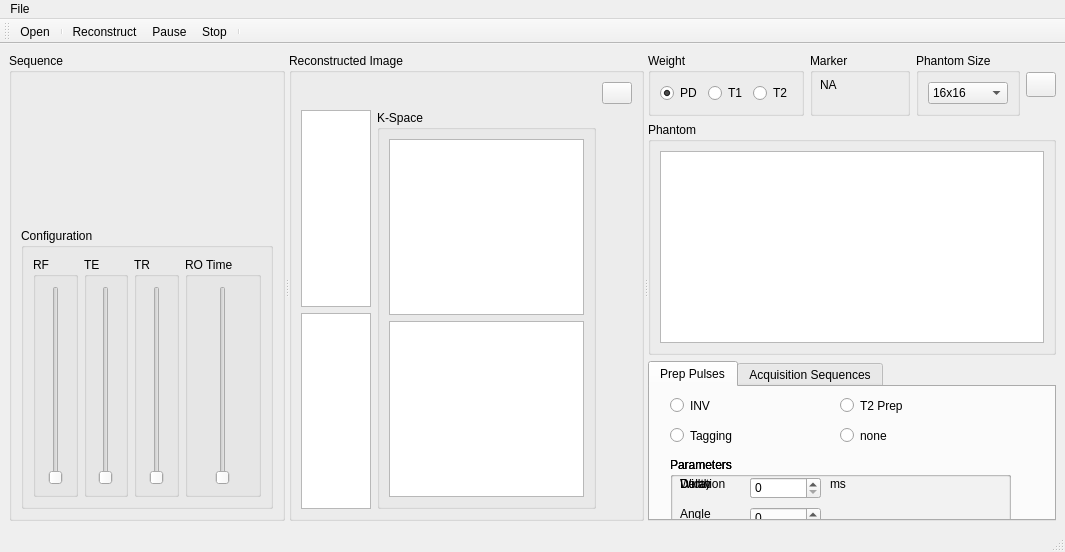
<?xml version="1.0" encoding="UTF-8"?>
<ui version="4.0">
 <class>MainWindow</class>
 <widget class="QMainWindow" name="MainWindow">
  <property name="geometry">
   <rect>
    <x>0</x>
    <y>0</y>
    <width>1065</width>
    <height>552</height>
   </rect>
  </property>
  <property name="sizePolicy">
   <sizepolicy hsizetype="Preferred" vsizetype="Preferred">
    <horstretch>0</horstretch>
    <verstretch>1</verstretch>
   </sizepolicy>
  </property>
  <property name="windowTitle">
   <string>MainWindow</string>
  </property>
  <widget class="QWidget" name="centralwidget">
   <layout class="QGridLayout" name="gridLayout_9">
    <item row="0" column="0">
     <widget class="QSplitter" name="splitter">
      <property name="orientation">
       <enum>Qt::Horizontal</enum>
      </property>
      <widget class="QGroupBox" name="groupBox_7">
       <property name="sizePolicy">
        <sizepolicy hsizetype="Preferred" vsizetype="Preferred">
         <horstretch>30</horstretch>
         <verstretch>0</verstretch>
        </sizepolicy>
       </property>
       <property name="title">
        <string>Sequence</string>
       </property>
       <layout class="QVBoxLayout" name="verticalLayout_3">
        <item>
         <widget class="QLabel" name="sequenceLabel">
          <property name="sizePolicy">
           <sizepolicy hsizetype="Preferred" vsizetype="Preferred">
            <horstretch>0</horstretch>
            <verstretch>1</verstretch>
           </sizepolicy>
          </property>
          <property name="text">
           <string/>
          </property>
          <property name="scaledContents">
           <bool>false</bool>
          </property>
          <property name="alignment">
           <set>Qt::AlignCenter</set>
          </property>
         </widget>
        </item>
        <item>
         <widget class="QGroupBox" name="groupBox_8">
          <property name="sizePolicy">
           <sizepolicy hsizetype="Preferred" vsizetype="Preferred">
            <horstretch>0</horstretch>
            <verstretch>2</verstretch>
           </sizepolicy>
          </property>
          <property name="title">
           <string>Configuration</string>
          </property>
          <layout class="QGridLayout" name="gridLayout">
           <item row="2" column="1" rowspan="2">
            <widget class="QGroupBox" name="groupBox_10">
             <property name="title">
              <string>TE</string>
             </property>
             <layout class="QGridLayout" name="gridLayout_6">
              <item row="1" column="0">
               <widget class="QSlider" name="verticalSlider_3">
                <property name="orientation">
                 <enum>Qt::Vertical</enum>
                </property>
               </widget>
              </item>
             </layout>
            </widget>
           </item>
           <item row="2" column="2" rowspan="2">
            <widget class="QGroupBox" name="groupBox_9">
             <property name="sizePolicy">
              <sizepolicy hsizetype="Preferred" vsizetype="Preferred">
               <horstretch>0</horstretch>
               <verstretch>1</verstretch>
              </sizepolicy>
             </property>
             <property name="title">
              <string>TR</string>
             </property>
             <layout class="QGridLayout" name="gridLayout_3">
              <item row="1" column="0">
               <widget class="QSlider" name="verticalSlider_2">
                <property name="orientation">
                 <enum>Qt::Vertical</enum>
                </property>
               </widget>
              </item>
             </layout>
            </widget>
           </item>
           <item row="2" column="0" rowspan="2">
            <widget class="QGroupBox" name="groupBox_12">
             <property name="title">
              <string>RF</string>
             </property>
             <layout class="QGridLayout" name="gridLayout_8">
              <item row="0" column="0">
               <widget class="QSlider" name="verticalSlider_4">
                <property name="orientation">
                 <enum>Qt::Vertical</enum>
                </property>
               </widget>
              </item>
             </layout>
            </widget>
           </item>
           <item row="2" column="3" rowspan="2">
            <widget class="QGroupBox" name="groupBox_11">
             <property name="title">
              <string>RO Time</string>
             </property>
             <layout class="QGridLayout" name="gridLayout_7">
              <item row="0" column="1">
               <widget class="QSlider" name="verticalSlider">
                <property name="orientation">
                 <enum>Qt::Vertical</enum>
                </property>
               </widget>
              </item>
             </layout>
            </widget>
           </item>
          </layout>
         </widget>
        </item>
       </layout>
      </widget>
      <widget class="QGroupBox" name="groupBox_5">
       <property name="sizePolicy">
        <sizepolicy hsizetype="Expanding" vsizetype="Preferred">
         <horstretch>50</horstretch>
         <verstretch>0</verstretch>
        </sizepolicy>
       </property>
       <property name="title">
        <string>Reconstructed Image</string>
       </property>
       <layout class="QGridLayout" name="gridLayout_4">
        <item row="3" column="0" colspan="2">
         <widget class="QGraphicsView" name="graphicsView_2">
          <property name="sizePolicy">
           <sizepolicy hsizetype="Expanding" vsizetype="Expanding">
            <horstretch>50</horstretch>
            <verstretch>0</verstretch>
           </sizepolicy>
          </property>
         </widget>
        </item>
        <item row="2" column="0" colspan="2">
         <widget class="ImageView" name="reconstructedView">
          <property name="sizePolicy">
           <sizepolicy hsizetype="Expanding" vsizetype="Expanding">
            <horstretch>50</horstretch>
            <verstretch>3</verstretch>
           </sizepolicy>
          </property>
         </widget>
        </item>
        <item row="0" column="3">
         <widget class="QPushButton" name="reconstDefaultSize">
          <property name="maximumSize">
           <size>
            <width>30</width>
            <height>50</height>
           </size>
          </property>
          <property name="text">
           <string/>
          </property>
          <property name="icon">
           <iconset>
            <normaloff>icons/center_gray.png</normaloff>icons/center_gray.png</iconset>
          </property>
         </widget>
        </item>
        <item row="2" column="2" rowspan="2">
         <widget class="QGroupBox" name="groupBox_4">
          <property name="sizePolicy">
           <sizepolicy hsizetype="Preferred" vsizetype="Preferred">
            <horstretch>0</horstretch>
            <verstretch>40</verstretch>
           </sizepolicy>
          </property>
          <property name="title">
           <string>K-Space</string>
          </property>
          <layout class="QVBoxLayout" name="verticalLayout">
           <item>
            <widget class="ImageView" name="kspaceView">
             <property name="sizePolicy">
              <sizepolicy hsizetype="Expanding" vsizetype="Expanding">
               <horstretch>50</horstretch>
               <verstretch>0</verstretch>
              </sizepolicy>
             </property>
            </widget>
           </item>
           <item>
            <widget class="QGraphicsView" name="graphicsView">
             <property name="sizePolicy">
              <sizepolicy hsizetype="Expanding" vsizetype="Expanding">
               <horstretch>50</horstretch>
               <verstretch>0</verstretch>
              </sizepolicy>
             </property>
            </widget>
           </item>
          </layout>
         </widget>
        </item>
       </layout>
      </widget>
      <widget class="QWidget" name="widget_6" native="true">
       <property name="sizePolicy">
        <sizepolicy hsizetype="Preferred" vsizetype="Preferred">
         <horstretch>20</horstretch>
         <verstretch>0</verstretch>
        </sizepolicy>
       </property>
       <layout class="QGridLayout" name="gridLayout_2">
        <item row="1" column="2">
         <widget class="QGroupBox" name="groupBox_2">
          <property name="sizePolicy">
           <sizepolicy hsizetype="Preferred" vsizetype="Preferred">
            <horstretch>20</horstretch>
            <verstretch>0</verstretch>
           </sizepolicy>
          </property>
          <property name="title">
           <string>Phantom Size</string>
          </property>
          <layout class="QGridLayout" name="gridLayout_5">
           <item row="0" column="0">
            <widget class="QComboBox" name="sizeComboBox">
             <item>
              <property name="text">
               <string>16x16</string>
              </property>
             </item>
             <item>
              <property name="text">
               <string>32x32</string>
              </property>
             </item>
             <item>
              <property name="text">
               <string>64x64</string>
              </property>
             </item>
            </widget>
           </item>
          </layout>
         </widget>
        </item>
        <item row="2" column="0" colspan="4">
         <widget class="QGroupBox" name="groupBox_3">
          <property name="sizePolicy">
           <sizepolicy hsizetype="Preferred" vsizetype="Preferred">
            <horstretch>0</horstretch>
            <verstretch>0</verstretch>
           </sizepolicy>
          </property>
          <property name="title">
           <string>Phantom</string>
          </property>
          <layout class="QVBoxLayout" name="verticalLayout_2">
           <item>
            <widget class="ImageView" name="phantomView">
             <property name="sizePolicy">
              <sizepolicy hsizetype="Expanding" vsizetype="Expanding">
               <horstretch>30</horstretch>
               <verstretch>0</verstretch>
              </sizepolicy>
             </property>
            </widget>
           </item>
          </layout>
         </widget>
        </item>
        <item row="1" column="0">
         <widget class="QGroupBox" name="groupBox">
          <property name="sizePolicy">
           <sizepolicy hsizetype="Preferred" vsizetype="Minimum">
            <horstretch>25</horstretch>
            <verstretch>5</verstretch>
           </sizepolicy>
          </property>
          <property name="title">
           <string>Weight</string>
          </property>
          <layout class="QHBoxLayout" name="horizontalLayout_2">
           <item>
            <widget class="QRadioButton" name="pdRadioButton">
             <property name="text">
              <string>PD</string>
             </property>
             <property name="checked">
              <bool>true</bool>
             </property>
            </widget>
           </item>
           <item>
            <widget class="QRadioButton" name="t1RadioButton">
             <property name="text">
              <string>T1</string>
             </property>
            </widget>
           </item>
           <item>
            <widget class="QRadioButton" name="t2RadioButton">
             <property name="text">
              <string>T2</string>
             </property>
            </widget>
           </item>
          </layout>
         </widget>
        </item>
        <item row="1" column="1">
         <widget class="QGroupBox" name="groupBox_6">
          <property name="sizePolicy">
           <sizepolicy hsizetype="Preferred" vsizetype="Preferred">
            <horstretch>30</horstretch>
            <verstretch>0</verstretch>
           </sizepolicy>
          </property>
          <property name="minimumSize">
           <size>
            <width>100</width>
            <height>0</height>
           </size>
          </property>
          <property name="title">
           <string>Marker</string>
          </property>
          <widget class="QLabel" name="label_value">
           <property name="geometry">
            <rect>
             <x>10</x>
             <y>20</y>
             <width>269</width>
             <height>24</height>
            </rect>
           </property>
           <property name="text">
            <string>NA</string>
           </property>
          </widget>
         </widget>
        </item>
        <item row="3" column="0" colspan="4">
         <widget class="QTabWidget" name="tabWidget">
          <property name="currentIndex">
           <number>0</number>
          </property>
          <widget class="QWidget" name="tab">
           <attribute name="title">
            <string>Prep Pulses</string>
           </attribute>
           <widget class="QRadioButton" name="INV_Prep">
            <property name="geometry">
             <rect>
              <x>20</x>
              <y>10</y>
              <width>161</width>
              <height>17</height>
             </rect>
            </property>
            <property name="text">
             <string>INV</string>
            </property>
           </widget>
           <widget class="QRadioButton" name="T2_Prep">
            <property name="geometry">
             <rect>
              <x>190</x>
              <y>10</y>
              <width>171</width>
              <height>17</height>
             </rect>
            </property>
            <property name="text">
             <string>T2 Prep</string>
            </property>
           </widget>
           <widget class="QRadioButton" name="Tagging_Prep">
            <property name="geometry">
             <rect>
              <x>20</x>
              <y>40</y>
              <width>161</width>
              <height>17</height>
             </rect>
            </property>
            <property name="text">
             <string>Tagging</string>
            </property>
           </widget>
           <widget class="QRadioButton" name="none">
            <property name="enabled">
             <bool>true</bool>
            </property>
            <property name="geometry">
             <rect>
              <x>190</x>
              <y>40</y>
              <width>171</width>
              <height>17</height>
             </rect>
            </property>
            <property name="text">
             <string>none</string>
            </property>
           </widget>
           <widget class="QGroupBox" name="INV_Parameters">
            <property name="geometry">
             <rect>
              <x>20</x>
              <y>70</y>
              <width>341</width>
              <height>101</height>
             </rect>
            </property>
            <property name="title">
             <string>Parameters</string>
            </property>
            <widget class="QLabel" name="INV_Delay">
             <property name="geometry">
              <rect>
               <x>10</x>
               <y>20</y>
               <width>47</width>
               <height>13</height>
              </rect>
             </property>
             <property name="text">
              <string>Delay</string>
             </property>
            </widget>
            <widget class="QSpinBox" name="Delay_Value">
             <property name="geometry">
              <rect>
               <x>80</x>
               <y>20</y>
               <width>71</width>
               <height>22</height>
              </rect>
             </property>
             <property name="sizePolicy">
              <sizepolicy hsizetype="Expanding" vsizetype="Fixed">
               <horstretch>0</horstretch>
               <verstretch>0</verstretch>
              </sizepolicy>
             </property>
            </widget>
            <widget class="QLabel" name="label">
             <property name="geometry">
              <rect>
               <x>160</x>
               <y>20</y>
               <width>47</width>
               <height>13</height>
              </rect>
             </property>
             <property name="text">
              <string>ms</string>
             </property>
            </widget>
           </widget>
           <widget class="QGroupBox" name="T2_Parameters">
            <property name="geometry">
             <rect>
              <x>20</x>
              <y>70</y>
              <width>341</width>
              <height>101</height>
             </rect>
            </property>
            <property name="title">
             <string>Parameters</string>
            </property>
            <widget class="QLabel" name="T2_Duration">
             <property name="geometry">
              <rect>
               <x>10</x>
               <y>20</y>
               <width>47</width>
               <height>13</height>
              </rect>
             </property>
             <property name="text">
              <string>Duration</string>
             </property>
            </widget>
            <widget class="QLabel" name="T2_Angle">
             <property name="geometry">
              <rect>
               <x>10</x>
               <y>50</y>
               <width>47</width>
               <height>13</height>
              </rect>
             </property>
             <property name="text">
              <string>Angle</string>
             </property>
            </widget>
            <widget class="QSpinBox" name="Angle_Value">
             <property name="geometry">
              <rect>
               <x>80</x>
               <y>50</y>
               <width>71</width>
               <height>22</height>
              </rect>
             </property>
            </widget>
            <widget class="QSpinBox" name="Duration_Value">
             <property name="geometry">
              <rect>
               <x>80</x>
               <y>20</y>
               <width>71</width>
               <height>22</height>
              </rect>
             </property>
            </widget>
           </widget>
           <widget class="QGroupBox" name="Tagging_Parameters">
            <property name="geometry">
             <rect>
              <x>20</x>
              <y>70</y>
              <width>341</width>
              <height>101</height>
             </rect>
            </property>
            <property name="title">
             <string>Parameters</string>
            </property>
            <widget class="QSpinBox" name="Width_Value">
             <property name="geometry">
              <rect>
               <x>80</x>
               <y>20</y>
               <width>71</width>
               <height>22</height>
              </rect>
             </property>
            </widget>
            <widget class="QLabel" name="Tag_Width">
             <property name="geometry">
              <rect>
               <x>10</x>
               <y>20</y>
               <width>47</width>
               <height>13</height>
              </rect>
             </property>
             <property name="text">
              <string>Width</string>
             </property>
            </widget>
           </widget>
          </widget>
          <widget class="QWidget" name="tab_2">
           <attribute name="title">
            <string>Acquisition Sequences</string>
           </attribute>
           <widget class="QGroupBox" name="SSFP_Parameters">
            <property name="geometry">
             <rect>
              <x>20</x>
              <y>70</y>
              <width>341</width>
              <height>101</height>
             </rect>
            </property>
            <property name="sizePolicy">
             <sizepolicy hsizetype="Expanding" vsizetype="Preferred">
              <horstretch>0</horstretch>
              <verstretch>0</verstretch>
             </sizepolicy>
            </property>
            <property name="title">
             <string>Parameters</string>
            </property>
           </widget>
           <widget class="QRadioButton" name="Spoiled_GRE">
            <property name="geometry">
             <rect>
              <x>20</x>
              <y>10</y>
              <width>161</width>
              <height>17</height>
             </rect>
            </property>
            <property name="sizePolicy">
             <sizepolicy hsizetype="Minimum" vsizetype="Fixed">
              <horstretch>1</horstretch>
              <verstretch>0</verstretch>
             </sizepolicy>
            </property>
            <property name="text">
             <string>Spoiled GRE</string>
            </property>
            <property name="shortcut">
             <string>Ctrl+S</string>
            </property>
            <property name="checkable">
             <bool>true</bool>
            </property>
            <property name="checked">
             <bool>false</bool>
            </property>
            <property name="autoRepeat">
             <bool>false</bool>
            </property>
           </widget>
           <widget class="QRadioButton" name="Spin_Echo">
            <property name="geometry">
             <rect>
              <x>20</x>
              <y>40</y>
              <width>161</width>
              <height>17</height>
             </rect>
            </property>
            <property name="sizePolicy">
             <sizepolicy hsizetype="Minimum" vsizetype="Fixed">
              <horstretch>1</horstretch>
              <verstretch>0</verstretch>
             </sizepolicy>
            </property>
            <property name="text">
             <string>Spin Echo</string>
            </property>
           </widget>
           <widget class="QRadioButton" name="Balanced_SSFP">
            <property name="geometry">
             <rect>
              <x>190</x>
              <y>10</y>
              <width>171</width>
              <height>17</height>
             </rect>
            </property>
            <property name="sizePolicy">
             <sizepolicy hsizetype="Minimum" vsizetype="Fixed">
              <horstretch>1</horstretch>
              <verstretch>0</verstretch>
             </sizepolicy>
            </property>
            <property name="text">
             <string>Balanced SSFP</string>
            </property>
           </widget>
           <widget class="QRadioButton" name="Turbo_Spin_Echo">
            <property name="geometry">
             <rect>
              <x>190</x>
              <y>40</y>
              <width>171</width>
              <height>17</height>
             </rect>
            </property>
            <property name="sizePolicy">
             <sizepolicy hsizetype="Minimum" vsizetype="Fixed">
              <horstretch>1</horstretch>
              <verstretch>0</verstretch>
             </sizepolicy>
            </property>
            <property name="text">
             <string>Turbo Spin Echo</string>
            </property>
           </widget>
           <widget class="QGroupBox" name="GRE_Parameters">
            <property name="geometry">
             <rect>
              <x>20</x>
              <y>70</y>
              <width>341</width>
              <height>101</height>
             </rect>
            </property>
            <property name="title">
             <string>Parameters</string>
            </property>
           </widget>
           <widget class="QGroupBox" name="SE_Parameters">
            <property name="geometry">
             <rect>
              <x>20</x>
              <y>70</y>
              <width>341</width>
              <height>101</height>
             </rect>
            </property>
            <property name="title">
             <string>Parameters</string>
            </property>
           </widget>
           <widget class="QGroupBox" name="TSE_Parameters">
            <property name="geometry">
             <rect>
              <x>20</x>
              <y>70</y>
              <width>341</width>
              <height>101</height>
             </rect>
            </property>
            <property name="title">
             <string>Parameters</string>
            </property>
           </widget>
          </widget>
         </widget>
        </item>
        <item row="1" column="3">
         <widget class="QPushButton" name="phantomDefaultSize">
          <property name="sizePolicy">
           <sizepolicy hsizetype="Minimum" vsizetype="MinimumExpanding">
            <horstretch>0</horstretch>
            <verstretch>0</verstretch>
           </sizepolicy>
          </property>
          <property name="maximumSize">
           <size>
            <width>30</width>
            <height>25</height>
           </size>
          </property>
          <property name="text">
           <string/>
          </property>
          <property name="icon">
           <iconset>
            <normaloff>icons/center_gray.png</normaloff>icons/center_gray.png</iconset>
          </property>
         </widget>
        </item>
       </layout>
      </widget>
     </widget>
    </item>
   </layout>
  </widget>
  <widget class="QMenuBar" name="menubar">
   <property name="geometry">
    <rect>
     <x>0</x>
     <y>0</y>
     <width>1065</width>
     <height>21</height>
    </rect>
   </property>
   <widget class="QMenu" name="menuFile">
    <property name="title">
     <string>File</string>
    </property>
    <widget class="QMenu" name="menuImport">
     <property name="title">
      <string>Import</string>
     </property>
     <addaction name="actionPhantom"/>
     <addaction name="actionSequence_2"/>
    </widget>
    <addaction name="menuImport"/>
   </widget>
   <addaction name="menuFile"/>
  </widget>
  <widget class="QStatusBar" name="statusbar"/>
  <widget class="QToolBar" name="toolBar">
   <property name="maximumSize">
    <size>
     <width>16777215</width>
     <height>25</height>
    </size>
   </property>
   <property name="windowTitle">
    <string>toolBar</string>
   </property>
   <attribute name="toolBarArea">
    <enum>TopToolBarArea</enum>
   </attribute>
   <attribute name="toolBarBreak">
    <bool>false</bool>
   </attribute>
   <addaction name="actionOpen"/>
   <addaction name="separator"/>
   <addaction name="actionReconstruct"/>
   <addaction name="actionPause"/>
   <addaction name="actionStop"/>
   <addaction name="separator"/>
  </widget>
  <action name="actionSequence">
   <property name="text">
    <string>Sequence</string>
   </property>
  </action>
  <action name="actionPhantom">
   <property name="text">
    <string>Phantom</string>
   </property>
  </action>
  <action name="actionSequence_2">
   <property name="text">
    <string>Sequence</string>
   </property>
  </action>
  <action name="actionReconstruct">
   <property name="icon">
    <iconset>
     <normaloff>icons/play_white.png</normaloff>
     <normalon>icons/play_gray.png</normalon>
     <disabledoff>icons/play_gray.png</disabledoff>
     <disabledon>icons/play_gray.png</disabledon>
     <activeoff>icons/play_gray.png</activeoff>icons/play_white.png</iconset>
   </property>
   <property name="text">
    <string>Reconstruct</string>
   </property>
   <property name="toolTip">
    <string>Reconstruct</string>
   </property>
  </action>
  <action name="actionStop">
   <property name="icon">
    <iconset>
     <normaloff>icons/stop_white.png</normaloff>
     <normalon>icons/stop_gray.png</normalon>
     <disabledoff>icons/stop_gray.png</disabledoff>
     <disabledon>icons/stop_gray.png</disabledon>
     <activeoff>icons/stop_gray.png</activeoff>icons/stop_white.png</iconset>
   </property>
   <property name="text">
    <string>Stop</string>
   </property>
   <property name="toolTip">
    <string>Stop</string>
   </property>
  </action>
  <action name="actionOpen">
   <property name="icon">
    <iconset>
     <normaloff>icons/open-folder.png</normaloff>icons/open-folder.png</iconset>
   </property>
   <property name="text">
    <string>Open</string>
   </property>
   <property name="toolTip">
    <string>Open</string>
   </property>
  </action>
  <action name="actionPause">
   <property name="icon">
    <iconset>
     <normaloff>icons/pause_white.png</normaloff>
     <normalon>icons/pause_gray.png</normalon>
     <disabledoff>icons/pause_gray.png</disabledoff>
     <disabledon>icons/pause_gray.png</disabledon>
     <activeoff>icons/pause_gray.png</activeoff>
     <activeon>icons/pause_gray.png</activeon>icons/pause_white.png</iconset>
   </property>
   <property name="text">
    <string>Pause</string>
   </property>
  </action>
 </widget>
 <customwidgets>
  <customwidget>
   <class>ImageView</class>
   <extends>QGraphicsView</extends>
   <header>pyqtgraph</header>
  </customwidget>
 </customwidgets>
 <resources/>
 <connections/>
</ui>
